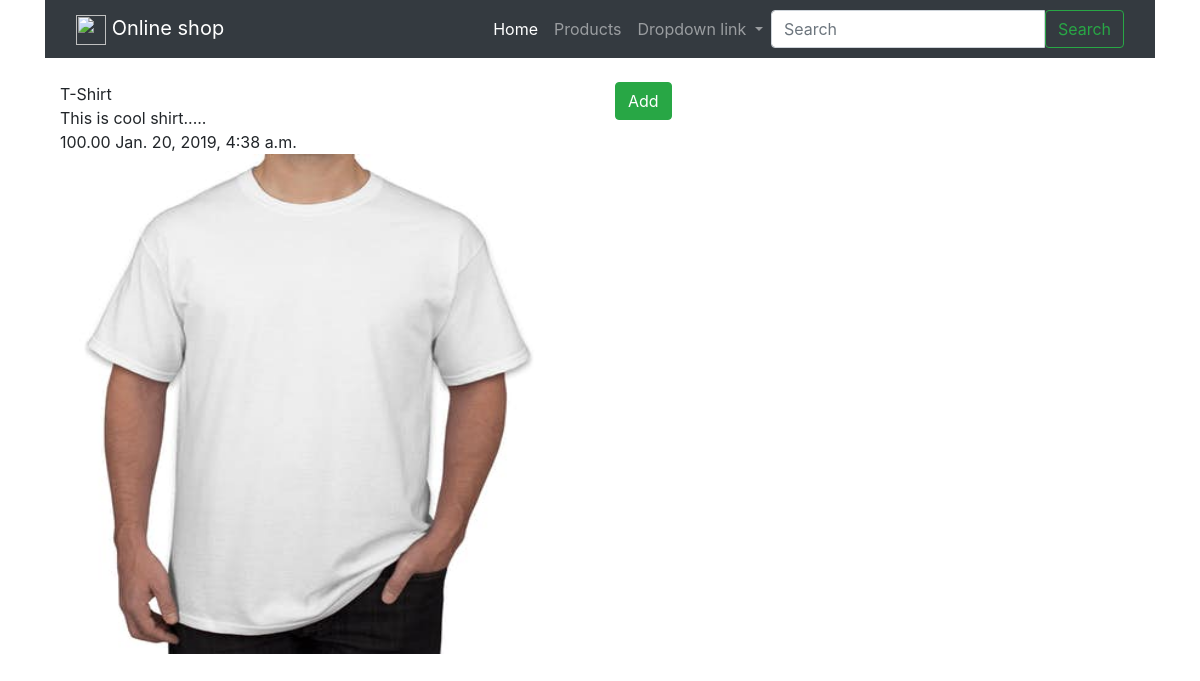
The app's page /products/Something/ with its own data.
### products/models.py (models this page shows, shortened)
class Product(models.Model):
    title = models.CharField(max_length=120)
    slug = models.SlugField(blank=True,default="Something",unique=True)
    description = models.TextField()
    price = models.DecimalField(decimal_places=2,max_digits=20,default=39.99)
    image = models.ImageField(upload_to=upload_image_path,null=True,blank=True)
    featured = models.BooleanField(default=False)
    active = models.BooleanField(default=True)
    timestamp = models.DateTimeField(auto_now_add=True)
    objects = ProductManager()
    def __str__(self):
        return self.title

### products/views.py (the view)
# urls.py: re_path(r'^(?P<slug>[\w-]+)/$',ProductFeaturedDetailSlugView.as_view(),name='details'),
class ProductFeaturedDetailSlugView(DetailView):
    model = Product
    template_name = "detail.html"
    def get_context_data(self,*args, **kwargs):
        context = super(ProductFeaturedDetailSlugView,self).get_context_data(*args,**kwargs)
        cart_obj, new_obj = Cart.objects.new_or_get(self.request)
        context["cart"] = cart_obj
        print(context)
        return context

### carts/models.py (called while the page is built)
def pre_save_cart_receiver(sender,instance,*args,**kwargs):
    if instance.subtotal>0:
        instance.total = instance.subtotal + 50
    else:
        instance.total= 0

    def new_or_get(self,request):
        cart_id = request.session.get("cart_id", None)
        qs = self.get_queryset().filter(id=cart_id)
        if qs.count() == 1:
            new_obj = False
            cart_obj = qs.first()
            if request.user.is_authenticated and cart_obj.user is None:
                cart_obj.user = request.user
                cart_obj.save()
        else:
            if request.user.is_authenticated:
                cart_obj = Cart.objects.new(user=request.user)
            else:
                cart_obj = Cart.objects.new(user=None)
            new_obj = True
            request.session['cart_id'] = cart_obj.id
        return cart_obj,new_obj

    def new(self,user=None):
        user_obj = None
        if user is not None:
            if user.is_authenticated:
                user_obj=user
        print(user)
        return self.model.objects.create(user=user)

    def __str__(self):
        return str(self.id)

### orders/models.py (called while the page is built, shortened)
def post_save_cart_total(sender,instance,created,*args,**kwargs):
    print("Running post_save_cart_total")

### products/models.py (called while the page is built)
    def active(self):
        return self.filter(active=True)

    def get_queryset(self):   #Overidding get_queryset method to access custom query set
        return ProductQuerySet(self.model,using=self._db)

    def all(self):
        return self.get_queryset().active()

### templates/detail.html (shortened to what this page needs)
{% extends "base.html" %}
{% load static %}
{% block content %}
<div class="container">
    <br>
    <div class="row">
        <div class="col-6">
            {{ object.title }}<br>
            {{ object.description }}<br>
            {{ object.price }}
            {{ object.timestamp }}
            <br>
            <img src="{{ object.image.url }}" height="500" width="500" class="rounded">
        </div>
        <div class="col-6">
            {% include "update-cart.html" with product=object cart=cart %}
        </div>
    </div>
</div>
{% endblock %}

### records on screen
Product: title "T-Shirt", description "This is cool shirt.....", price "100.00", timestamp "Jan. 20, 2019, 4:38 a.m.", image (picture)
